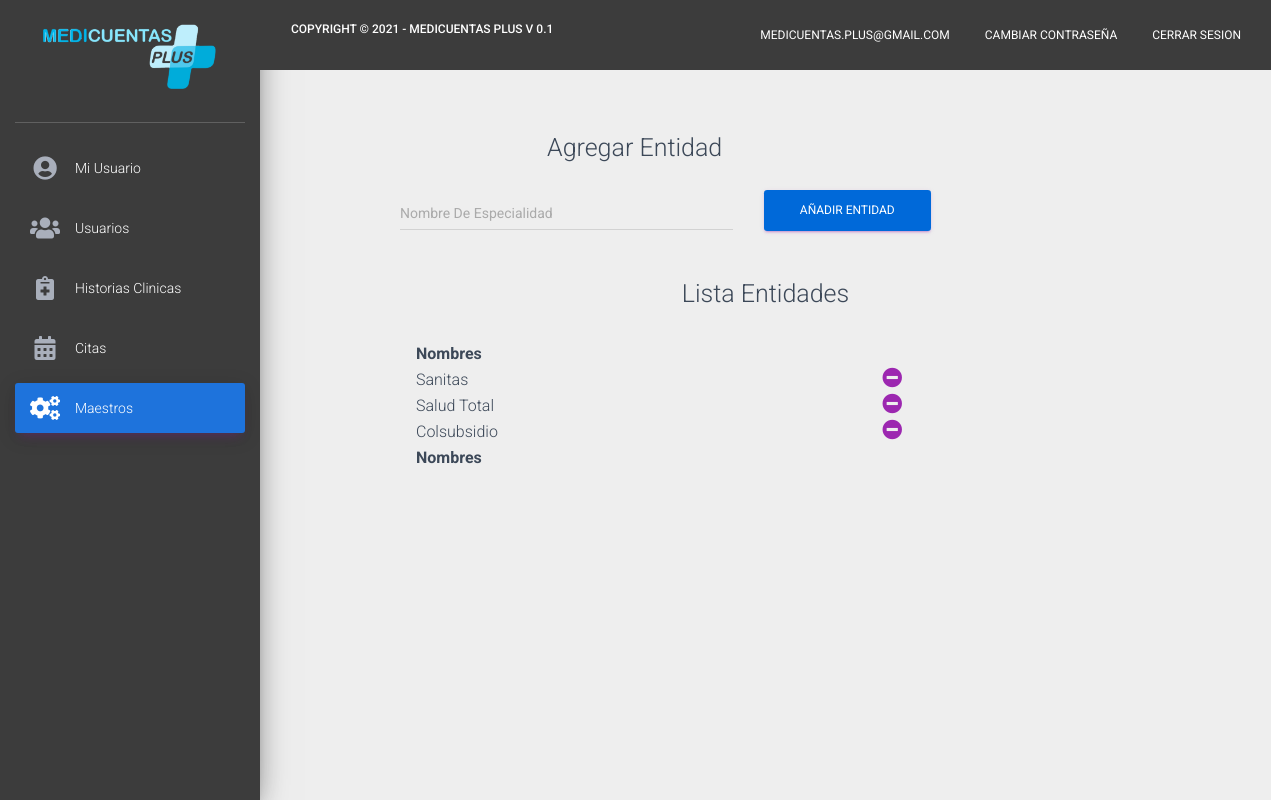
Screenshot of /maestros/entidades (signed in) with the database file from the repository.
### modelos/models.py (models this page shows)
class Usuario(models.Model):
    primernombre = models.CharField(max_length=1000, blank=True, null=True)
    segundonombre = models.CharField(max_length=1000, blank=True, null=True)
    primerapellido = models.CharField(max_length=1000, blank=True, null=True)
    segundoapellido = models.CharField(max_length=1000, blank=True, null=True)
    usuario = models.CharField(max_length=1000, blank=True, null=True)
    clave = models.TextField(blank=True, null=True)
    tipodocumento= models.CharField(max_length=1000, blank=True, null=True)
    numerodocumento= models.CharField(max_length=1000, blank=True, null=True)
    fechanacimiento = models.DateField(blank=True, null=True)
    edad = models.CharField(max_length=100, blank=True, null=True)
    numerotelefono = models.IntegerField( blank=True, null=True)
    ciudad = models.ForeignKey(Ciudad, on_delete=models.CASCADE,blank=True, null=True)
    especialidad = models.ForeignKey(Especialidad, on_delete=models.CASCADE,blank=True, null=True)
    rol = models.CharField(max_length=500, blank=True , null=True)
    asistente = models.CharField(max_length=500, blank=True, null= True)
    permisoscomentario = models.CharField(max_length=100, blank=True, null= True)
    sexo = models.CharField(max_length=500, blank=True, null= True)
    consultorio = models.CharField(max_length=500, blank=True, null= True)
    estado = models.CharField(max_length=500, blank=True, null= True)

class Entidad(models.Model):
    entidad = models.CharField(max_length=1000, blank=True, null=True)

### modelos/views.py (the view)
# urls.py: path('maestros/entidades',entidad),
def entidad(request):
    if request.session.get('validar') == False:
        return redirect('/')
    else:
        usuario = Usuario.objects.get(id=request.session.get('user'))
        if usuario.rol == "Administrador":
            entidades = Entidad.objects.all()
            validar = 0
            if request.method == "POST":
                entidadregister = Entidad(entidad=request.POST.get("entidad"))
                entidadregister.save()
                validar = 1
            return render(request,"entidades.html",{"usuario":usuario,"entidades":entidades,"validar":validar,"sesion":request.session.get('validar')})
        else:
            return redirect('/dashboard')

### modelos/templates/entidades.html (shortened to what this page needs)
<!doctype html>
<html lang="en">
{% load static %}
<head>
    <link rel="stylesheet" href="https://maxcdn.bootstrapcdn.com/font-awesome/latest/css/font-awesome.min.css">
    <link rel="stylesheet" href="https://use.fontawesome.com/releases/v5.7.0/css/all.css"
>
    <link href="https://cdn.jsdelivr.net/npm/bootstrap@5.1.1/dist/css/bootstrap.min.css" rel="stylesheet"
>
    <link href="{% static 'css/material-dashboard.css' %}" rel="stylesheet" />
</head>
<body>
    <div class="wrapper ">
        <div class="sidebar" data-color="purple" data-background-color="white">
            <div class="logo" style="background-color: #3c3c3c;">
                <a href="" class="simple-text logo-mini">
                    <img src="{% static 'imagenes/logo1.png'%}" style=" width: 70%; margin-bottom: 10px" />
                </a>
            </div>
            <div class="sidebar-wrapper" style="background-color: #3c3c3c !important;">
                <ul class="nav">
                    <li class="nav-item">
                        <a class="nav-link" style="color: #fff;" href="/dashboard">
                            <i class="fas fa-user-circle"></i>
                            <p>Mi Usuario</p>
                        </a>
                    </li>
                    <li class="nav-item">
                        <a class="nav-link" href="/usuarios" style="color: #fff;">
                            <i class="fas fa-users"></i>
                            <p>Usuarios</p>
                        </a>
                    </li>
                    <li class="nav-item">
                        <a class="nav-link" href="/historiasclinicas" style="color: #fff;">
                            <i class="fas fa-notes-medical"></i>
                            <p>Historias Clinicas</p>
                        </a>
                    </li>
                    <li class="nav-item">
                        <a class="nav-link" href="/citas" style="color: #fff;">
                            <i class="fas fa-calendar-alt"></i>
                            <p>Citas</p>
                        </a>
                    </li>
                    <li class="nav-item active">
                        <a class="nav-link" href="/maestros" style="background-color: #1e73dc !important;">
                            <i class="fas fa-cogs"></i>
                            <p>Maestros</p>
                        </a>
                    </li>
                </ul>
            </div>
        </div>
        <div class="main-panel">
            <nav class="navbar navbar-expand-lg navbar-transparent navbar-absolute fixed-top"
                style="background-color: #3c3c3c !important; color: #fff !important;">
                <div class="container-fluid">
                    <div class="navbar-wrapper">
                        <a class="navbar-brand" href="javascript:;">
                            <h6>Copyright © 2021 - Medicuentas Plus V 0.1</h6>
                        </a>
                    </div>
                    <div class="collapse navbar-collapse justify-content-end">
                        <ul class="navbar-nav">
                            <li class="nav-item">
                                <a class="nav-link" href="javascript:;">
                                    {{usuario.usuario}}
                                </a>
                            </li>
                            <li class="nav-item">
                                <a class="nav-link" href="/cambioclave/{{usuario.id}}">
                                    Cambiar Contraseña
                                </a>
                            </li>
                            <li class="nav-item">
                                <a class="nav-link" href="/logout">
                                    Cerrar Sesion
                                </a>
                            </li>
                        </ul>
                    </div>
                </div>
            </nav>
            <div class="content">
                <form method="POST" action="/maestros/entidades">
                <div class="row" style="width:fit-content; margin-top: 10px; margin-bottom: 30px; margin-left: 110px;">
                    <div style="margin-left: 150px; margin-bottom: 10px;">
                        <h3>Agregar Entidad</h3>
                    </div>
                    <div class="col-md-6">
                        <div class="input-group" style="margin-top: 10px; ">
                            <input type="text"  name="entidad" class="form-control" id="validationDefaultUsername"
                                aria-describedby="inputGroupPrepend2" placeholder="Nombre De Especialidad" required>
                        </div>
                    </div>
                    <div class="col-md-6">
                        <button type="submit" class="btn btn-primary" style="width: 50%; color: #fff;
                        background-color: #0069d9;
                        border-color: #0062cc">Añadir Entidad</button>
                    </div>
                </div>
            </form>
                <div style="margin-top: 40px; margin-bottom: 30px;">
                    <h3 style="text-align: center;">Lista Entidades</h3>
                </div>
                <div style="width: 60%; margin-left: 140px;">
                <table id="example" class="display nowrap" style="width:100%">
                    <thead>
                        <tr>
                            <th>Nombres</th>
                            <th></th>
                        </tr>
                    </thead>
                    <tbody>
                        {% for en in entidades%}
                        <tr>
                            <td>{{en.entidad}}</td>
                            <td><a href="/maestros/entidad/{{en.id}}"><i class="fas fa-minus-circle" style="font-size: 20px;"></i></a></td>
                        </tr>
                        {% endfor %}
                    </tbody>
                    <tfoot>
                        <tr>
                            <th>Nombres</th>
                            <th></th>
                        </tr>
                    </tfoot>
                </table>
            </div>
        </div>
    </div>
    <link rel="stylesheet" type="text/css" href="https://cdn.datatables.net/v/dt/dt-1.11.2/datatables.min.css" />
</body>
</html>

### rows the page displays
Usuario: usuario "MEDICUENTAS.PLUS@GMAIL.COM"
Entidad: entidad "Sanitas"
Entidad: entidad "Salud Total"
Entidad: entidad "Colsubsidio"
